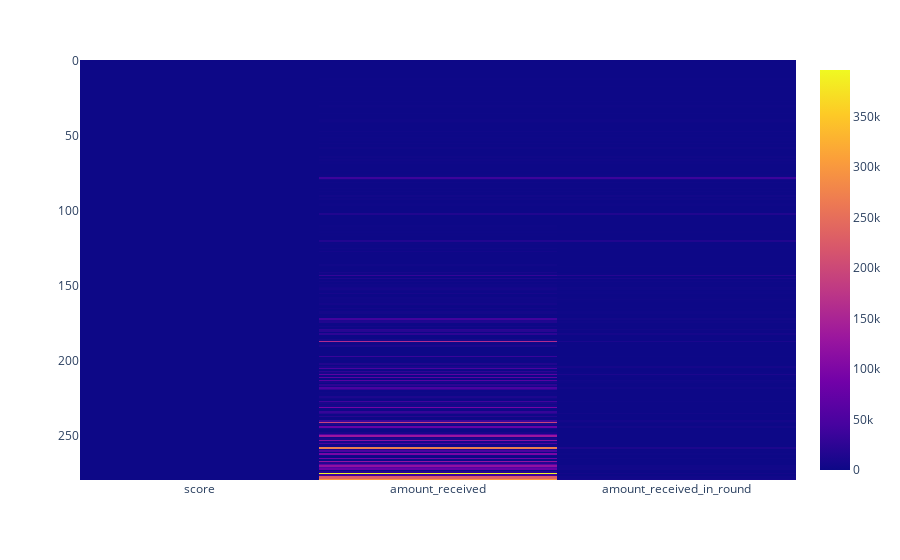

The cell this chart's notebook holds for it:
### Code cell
# heat = merged[['score', 'amount_received', 'amount_received_in_round']]
# fig = px.imshow(heat)
# fig.show()

### Figure 1 — Plotly figure (JSON) as saved in the notebook; plotly's stock layout.template omitted (floating-point values rounded to 4 significant figures; data arrays with more than 128 entries replaced by an {"elided": "..."} marker saying what was removed)
{"data": [{"coloraxis": "coloraxis", "hovertemplate": "x: %{x}<br>y: %{y}<br>color: %{z}<extra></extra>", "name": "0", "type": "heatmap", "x": ["score", "amount_received", "amount_received_in_round"], "xaxis": "x", "y": {"elided": "280 int values"}, "yaxis": "y", "z": {"elided": "280x3 float values"}}], "layout": {"coloraxis": {"colorscale": [[0, "#0d0887"], [0.1111, "#46039f"], [0.2222, "#7201a8"], [0.3333, "#9c179e"], [0.4444, "#bd3786"], [0.5556, "#d8576b"], [0.6667, "#ed7953"], [0.7778, "#fb9f3a"], [0.8889, "#fdca26"], [1, "#f0f921"]]}, "margin": {"t": 60}, "xaxis": {"anchor": "y", "constrain": "domain", "domain": [0, 1], "scaleanchor": "y"}, "yaxis": {"anchor": "x", "autorange": "reversed", "constrain": "domain", "domain": [0, 1]}}}
